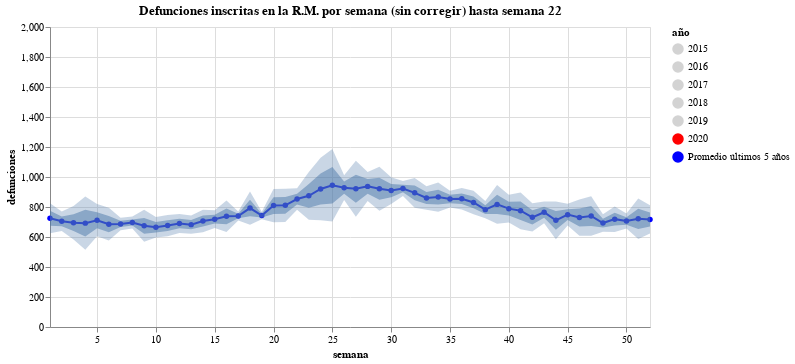

Source (notebook cell):
### Code cell
#hide_input
label = alt.selection_single(
    encodings=['x'], # limit selection to x-axis value
    on='mouseover',  # select on mouseover events
    nearest=True,    # select data point nearest the cursor
    empty='none'     # empty selection includes no data points
)

base = alt.Chart(deaths_year_week.drop([i for i in np.arange(2010,2015)]).reset_index().melt("año", value_name="defunciones")).mark_line(point=True).encode(
    x = alt.X("semana:Q",scale=alt.Scale(domain=(1, 52))),
    y = alt.Y("defunciones", scale=alt.Scale(domain=(0,2000))),
    color=alt.Color('año:N', scale=alt.Scale(range=['lightgray', 'lightgray', 'lightgray', 'lightgray', 'lightgray', 'red',"blue"], 
                                             domain=["2015", "2016", "2017", "2018", "2019", "2020", "Promedio últimos 5 años"]))
)

alt.layer(
    base, # base line chart
    
    alt.Chart(df_expected.reset_index()).mark_area(
        opacity=0.5
    ).encode(
        x=alt.X("semana", scale=alt.Scale(domain=(1, 52))),
        y=alt.Y("lower:Q", axis=alt.Axis(title="defunciones")),
        y2="upper:Q"
    ),
    
    alt.Chart(df_expected.reset_index()).mark_area(
        opacity=0.3
    ).encode(
        x=alt.X("semana", scale=alt.Scale(domain=(1, 52))),
        y="lower 2:Q",
        y2="upper 2:Q"
    ),
    # add a rule mark to serve as a guide line
    alt.Chart().mark_rule(color='#aaa').encode(
        x = alt.X('semana', scale=alt.Scale(domain=(1, 52)), axis=alt.Axis(title='semana'), sort=None)
    ).transform_filter(label),
    
    # add circle marks for selected time points, hide unselected points
    base.mark_circle().encode(
        opacity=alt.condition(label, alt.value(1), alt.value(0))
    ).add_selection(label),

    # add white stroked text to provide a legible background for labels
    base.mark_text(align='left', dx=5, dy=-5, stroke='white', strokeWidth=2).encode(
        text='defunciones'
    ).transform_filter(label),

    # add text labels for stock prices
    base.mark_text(align='left', dx=5, dy=-5).encode(
        text='defunciones'
    ).transform_filter(label),
    
    data=deaths_year_week.drop([i for i in np.arange(2010,2015)]).reset_index().melt("año", value_name="defunciones")
).properties(
    title = f'Defunciones inscritas en la R.M. por semana (sin corregir) hasta semana {current_week-1}',
    width=600
)

### Figure 1 — Vega-Lite specification as saved in the notebook (floating-point values rounded to 4 significant figures; data arrays with more than 128 entries replaced by an {"elided": "..."} marker saying what was removed)
{"config": {"view": {"continuousWidth": 400, "continuousHeight": 300}}, "layer": [{"data": {"name": "data-ecaced64737af6f9f6040e141821c26e"}, "mark": {"type": "line", "point": true}, "encoding": {"color": {"type": "nominal", "field": "año", "scale": {"domain": ["2015", "2016", "2017", "2018", "2019", "2020", "Promedio últimos 5 años"], "range": ["lightgray", "lightgray", "lightgray", "lightgray", "lightgray", "red", "blue"]}}, "x": {"type": "quantitative", "field": "semana", "scale": {"domain": [1, 52]}}, "y": {"type": "quantitative", "field": "defunciones", "scale": {"domain": [0, 2000]}}}}, {"data": {"name": "data-899c04c091211f5f13ff1924aff6e121"}, "mark": {"type": "area", "opacity": 0.5}, "encoding": {"x": {"type": "quantitative", "field": "semana", "scale": {"domain": [1, 52]}}, "y": {"type": "quantitative", "axis": {"title": "defunciones"}, "field": "lower"}, "y2": {"field": "upper"}}}, {"data": {"name": "data-899c04c091211f5f13ff1924aff6e121"}, "mark": {"type": "area", "opacity": 0.3}, "encoding": {"x": {"type": "quantitative", "field": "semana", "scale": {"domain": [1, 52]}}, "y": {"type": "quantitative", "field": "lower 2"}, "y2": {"field": "upper 2"}}}, {"mark": {"type": "rule", "color": "#aaa"}, "encoding": {"x": {"type": "quantitative", "axis": {"title": "semana"}, "field": "semana", "scale": {"domain": [1, 52]}, "sort": null}}, "transform": [{"filter": {"selection": "selector013"}}]}, {"data": {"name": "data-ecaced64737af6f9f6040e141821c26e"}, "mark": "circle", "encoding": {"color": {"type": "nominal", "field": "año", "scale": {"domain": ["2015", "2016", "2017", "2018", "2019", "2020", "Promedio últimos 5 años"], "range": ["lightgray", "lightgray", "lightgray", "lightgray", "lightgray", "red", "blue"]}}, "opacity": {"condition": {"value": 1, "selection": "selector013"}, "value": 0}, "x": {"type": "quantitative", "field": "semana", "scale": {"domain": [1, 52]}}, "y": {"type": "quantitative", "field": "defunciones", "scale": {"domain": [0, 2000]}}}, "selection": {"selector013": {"type": "single", "encodings": ["x"], "on": "mouseover", "nearest": true, "empty": "none"}}}, {"data": {"name": "data-ecaced64737af6f9f6040e141821c26e"}, "mark": {"type": "text", "align": "left", "dx": 5, "dy": -5, "stroke": "white", "strokeWidth": 2}, "encoding": {"color": {"type": "nominal", "field": "año", "scale": {"domain": ["2015", "2016", "2017", "2018", "2019", "2020", "Promedio últimos 5 años"], "range": ["lightgray", "lightgray", "lightgray", "lightgray", "lightgray", "red", "blue"]}}, "text": {"type": "quantitative", "field": "defunciones"}, "x": {"type": "quantitative", "field": "semana", "scale": {"domain": [1, 52]}}, "y": {"type": "quantitative", "field": "defunciones", "scale": {"domain": [0, 2000]}}}, "transform": [{"filter": {"selection": "selector013"}}]}, {"data": {"name": "data-ecaced64737af6f9f6040e141821c26e"}, "mark": {"type": "text", "align": "left", "dx": 5, "dy": -5}, "encoding": {"color": {"type": "nominal", "field": "año", "scale": {"domain": ["2015", "2016", "2017", "2018", "2019", "2020", "Promedio últimos 5 años"], "range": ["lightgray", "lightgray", "lightgray", "lightgray", "lightgray", "red", "blue"]}}, "text": {"type": "quantitative", "field": "defunciones"}, "x": {"type": "quantitative", "field": "semana", "scale": {"domain": [1, 52]}}, "y": {"type": "quantitative", "field": "defunciones", "scale": {"domain": [0, 2000]}}}, "transform": [{"filter": {"selection": "selector013"}}]}], "data": {"name": "data-ecaced64737af6f9f6040e141821c26e"}, "title": "Defunciones inscritas en la R.M. por semana (sin corregir) hasta semana 22", "width": 600, "$schema": "https://vega.github.io/schema/vega-lite/v4.8.1.json", "datasets": {"data-ecaced64737af6f9f6040e141821c26e": {"elided": "364 records"}, "data-899c04c091211f5f13ff1924aff6e121": [{"semana": 1, "Expected": 725.0, "lower": 675.0, "upper": 775.0, "lower 2": 625.0, "upper 2": 825.0}, {"semana": 2, "Expected": 705.0, "lower": 672.5, "upper": 737.5, "lower 2": 639.5, "upper 2": 770.5}, {"semana": 3, "Expected": 695.5, "lower": 639.5, "upper": 751.5, "lower 2": 583.5, "upper 2": 807.5}, {"semana": 4, "Expected": 692.5, "lower": 603.5, "upper": 781.5, "lower 2": 515.0, "upper 2": 870.0}, {"semana": 5, "Expected": 712.0, "lower": 658.5, "upper": 765.5, "lower 2": 604.5, "upper 2": 819.5}, {"semana": 6, "Expected": 685.5, "lower": 631.0, "upper": 740.0, "lower 2": 576.0, "upper 2": 795.0}, {"semana": 7, "Expected": 687.0, "lower": 666.0, "upper": 708.0, "lower 2": 645.5, "upper 2": 728.5}, {"semana": 8, "Expected": 696.5, "lower": 676.5, "upper": 716.5, "lower 2": 656.0, "upper 2": 737.0}, {"semana": 9, "Expected": 674.5, "lower": 621.5, "upper": 727.5, "lower 2": 568.0, "upper 2": 781.0}, {"semana": 10, "Expected": 665.0, "lower": 630.5, "upper": 699.5, "lower 2": 596.0, "upper 2": 734.0}, {"semana": 11, "Expected": 676.0, "lower": 640.5, "upper": 711.5, "lower 2": 605.0, "upper 2": 747.0}, {"semana": 12, "Expected": 690.5, "lower": 658.5, "upper": 722.5, "lower 2": 627.0, "upper 2": 754.0}, {"semana": 13, "Expected": 682.5, "lower": 651.5, "upper": 713.5, "lower 2": 621.0, "upper 2": 744.0}, {"semana": 14, "Expected": 706.5, "lower": 669.5, "upper": 743.5, "lower 2": 632.0, "upper 2": 781.0}, {"semana": 15, "Expected": 719.0, "lower": 689.5, "upper": 748.5, "lower 2": 660.0, "upper 2": 778.0}, {"semana": 16, "Expected": 738.0, "lower": 685.5, "upper": 790.5, "lower 2": 633.0, "upper 2": 843.0}, {"semana": 17, "Expected": 740.0, "lower": 724.5, "upper": 755.5, "lower 2": 709.5, "upper 2": 770.5}, {"semana": 18, "Expected": 793.0, "lower": 738.0, "upper": 848.0, "lower 2": 682.5, "upper 2": 903.5}, {"semana": 19, "Expected": 743.0, "lower": 730.5, "upper": 755.5, "lower 2": 718.0, "upper 2": 768.0}, {"semana": 20, "Expected": 809.5, "lower": 754.0, "upper": 865.0, "lower 2": 699.0, "upper 2": 920.0}, {"semana": 21, "Expected": 811.0, "lower": 755.5, "upper": 866.5, "lower 2": 700.5, "upper 2": 921.5}, {"semana": 22, "Expected": 853.0, "lower": 817.5, "upper": 888.5, "lower 2": 781.5, "upper 2": 924.5}, {"semana": 23, "Expected": 874.5, "lower": 795.0, "upper": 954.0, "lower 2": 715.5, "upper 2": 1033.0}, {"semana": 24, "Expected": 920.0, "lower": 816.0, "upper": 1024.0, "lower 2": 712.5, "upper 2": 1128.0}, {"semana": 25, "Expected": 945.0, "lower": 824.0, "upper": 1066.0, "lower 2": 703.0, "upper 2": 1187.0}, {"semana": 26, "Expected": 929.0, "lower": 888.0, "upper": 970.0, "lower 2": 846.5, "upper 2": 1012.0}, {"semana": 27, "Expected": 921.5, "lower": 828.0, "upper": 1015.0, "lower 2": 734.5, "upper 2": 1108.0}, {"semana": 28, "Expected": 937.5, "lower": 889.0, "upper": 986.0, "lower 2": 840.5, "upper 2": 1034.0}, {"semana": 29, "Expected": 921.5, "lower": 848.0, "upper": 995.0, "lower 2": 774.5, "upper 2": 1069.0}, {"semana": 30, "Expected": 909.5, "lower": 865.0, "upper": 954.0, "lower 2": 820.5, "upper 2": 998.5}, {"semana": 31, "Expected": 923.0, "lower": 898.0, "upper": 948.0, "lower 2": 873.0, "upper 2": 973.0}, {"semana": 32, "Expected": 894.5, "lower": 845.0, "upper": 944.0, "lower 2": 795.0, "upper 2": 994.0}, {"semana": 33, "Expected": 860.0, "lower": 820.5, "upper": 899.5, "lower 2": 781.0, "upper 2": 939.0}, {"semana": 34, "Expected": 866.5, "lower": 817.5, "upper": 915.5, "lower 2": 769.0, "upper 2": 964.0}, {"semana": 35, "Expected": 853.0, "lower": 825.0, "upper": 881.0, "lower 2": 797.0, "upper 2": 909.0}, {"semana": 36, "Expected": 855.0, "lower": 819.5, "upper": 890.5, "lower 2": 784.0, "upper 2": 926.0}, {"semana": 37, "Expected": 830.5, "lower": 791.0, "upper": 870.0, "lower 2": 752.0, "upper 2": 909.0}, {"semana": 38, "Expected": 782.5, "lower": 753.5, "upper": 811.5, "lower 2": 725.0, "upper 2": 840.0}, {"semana": 39, "Expected": 817.5, "lower": 753.0, "upper": 882.0, "lower 2": 688.5, "upper 2": 946.5}, {"semana": 40, "Expected": 789.0, "lower": 743.0, "upper": 835.0, "lower 2": 697.0, "upper 2": 881.0}, {"semana": 41, "Expected": 775.0, "lower": 714.0, "upper": 836.0, "lower 2": 652.5, "upper 2": 897.5}, {"semana": 42, "Expected": 731.0, "lower": 684.0, "upper": 778.0, "lower 2": 637.0, "upper 2": 825.0}, {"semana": 43, "Expected": 765.0, "lower": 729.0, "upper": 801.0, "lower 2": 692.5, "upper 2": 837.5}, {"semana": 44, "Expected": 711.0, "lower": 648.0, "upper": 774.0, "lower 2": 585.0, "upper 2": 837.0}, {"semana": 45, "Expected": 749.0, "lower": 713.0, "upper": 785.0, "lower 2": 677.0, "upper 2": 821.0}, {"semana": 46, "Expected": 729.5, "lower": 669.5, "upper": 789.5, "lower 2": 609.0, "upper 2": 850.0}, {"semana": 47, "Expected": 740.0, "lower": 674.0, "upper": 806.0, "lower 2": 608.0, "upper 2": 872.0}, {"semana": 48, "Expected": 693.0, "lower": 663.5, "upper": 722.5, "lower 2": 634.5, "upper 2": 751.5}, {"semana": 49, "Expected": 719.0, "lower": 676.5, "upper": 761.5, "lower 2": 634.0, "upper 2": 804.0}, {"semana": 50, "Expected": 706.5, "lower": 681.5, "upper": 731.5, "lower 2": 656.5, "upper 2": 756.5}, {"semana": 51, "Expected": 721.0, "lower": 653.5, "upper": 788.5, "lower 2": 586.0, "upper 2": 856.0}, {"semana": 52, "Expected": 717.0, "lower": 670.0, "upper": 764.0, "lower 2": 623.0, "upper 2": 811.0}]}}
